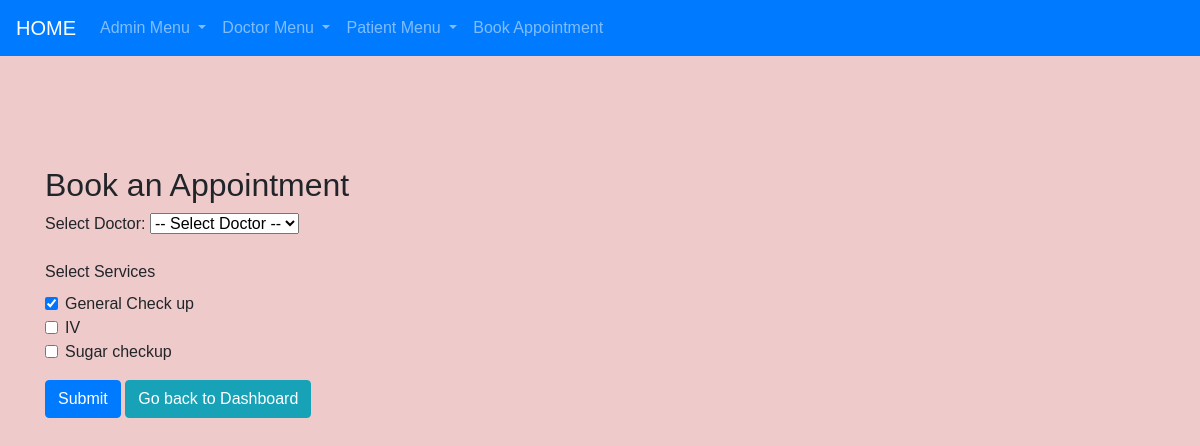
The page /book_appointment/ (signed in) on the database its author committed.
### hospital/models.py (models this page shows, shortened)
class Service(models.Model): # admin
    name = models.CharField(max_length=100)
    cost = models.DecimalField(max_digits=10, decimal_places=2)

### hospital/views.py (the view, shortened to what this page needs)
# urls.py: path('book_appointment/',views.book_appointment,name="book_appointment"),
def book_appointment(request):
    if request.user.is_authenticated:
        doctors_with_availability = Doctor.objects.annotate(
                has_availability=Exists(
                    DoctorAvailability.objects.filter(
                        doctor=OuterRef('pk'),
                        available_date__gte=date.today()
                    )
                )
            ).filter(has_availability=True, approval=True)  # Only approved doctors    selected_doctor = None
        available_dates = []
        selected_doctor = None
        services = Service.objects.all()
        context = {
            'approved_doctors': doctors_with_availability, # approved_doctors_availability
            'selected_doctor': selected_doctor,
            'available_dates': available_dates,
            'services': services,
        }
        return render(request, 'book_appointment.html', context)
    else:
        messages.warning(request, "Session expired...Please login")
        return redirect('patient_login')

### hospital/templates/book_appointment.html (shortened to what this page needs)
{% extends 'base.html' %}
{% load static %}
{% block content %}
<div class="container mt-5">
    <h2>Book an Appointment</h2>
    <form method="POST" action="{% url 'book_appointment' %}">
          <div class="mb-3">
            <label for="doctorSelect" class="form-label">Select Doctor: </label>
            <select class="form-select" id="doctorSelect" name="doctor_id" required onchange="this.form.submit()">
                <option value="">-- Select Doctor --</option>
            </select>
        </div>
        <div class="mb-3">
            <label for="services" class="form-label">Select Services</label>
            {% for service in services %}
                <div class="form-check">
                    <input class="form-check-input"
                    type="checkbox"
                    name="services"
                    value="{{ service.id }}"
                    id="service{{ service.id }}"
                    {% if service.name == "General Check up" %}
                    checked
                    {% endif %}
                    >
                    <label class="form-check-label" for="service{{ service.id }}">
                        {{ service.name }}
                    </label>
                </div>
            {% endfor %}
        </div>
        <button type="submit" class="btn btn-primary">Submit</button>
        <a href="{% url 'patient_dashboard' %}" class="btn btn-info">Go back to Dashboard</a>
    </form>
</div>
{% endblock %}

### hospital/static/css/base.css (style rules this page uses)
* { margin: 0; padding: 0; box-sizing: border-box; }
body { font-family: Arial, sans-serif; background-color: #efcaca; padding-top: 70px; }

### rows shown on the page
Service: name "☑", name "General Check up"
Service: name "IV"
Service: name "Sugar checkup"
